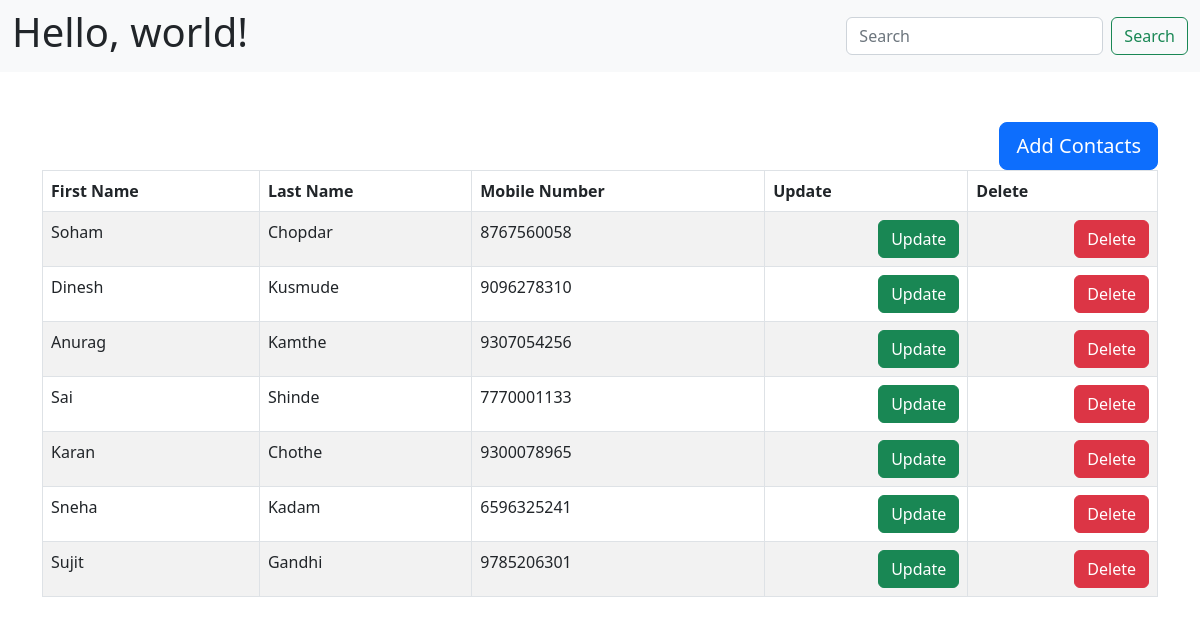
The app's page /demo.php with its own data.
### tables this page shows
CREATE TABLE `contact` (
  `FirstName` varchar(40) NOT NULL,
  `LastName` varchar(40) NOT NULL,
  `Mobile` varchar(10) DEFAULT NULL,
  `Email` varchar(50) NOT NULL
);

### demo.php (the view, shortened to what this page needs)
<?php
include('contact.php');
?>
<!doctype html>
<html lang="en">
<head>
<link href="https://cdn.jsdelivr.net/npm/bootstrap@5.2.3/dist/css/bootstrap.min.css" rel="stylesheet">
<link rel="stylesheet" href="style.css">
</head>
<body>
<nav class="navbar navbar-expand-lg bg-light">
<div class="container-fluid">
<h1>Hello, world!</h1>
    <form class="d-flex" role="search">
    <input class="form-control me-2" type="search" placeholder="Search" aria-label="Search">
    <button class="btn btn-outline-success" type="submit">Search</button>
    </form>
</div>
</nav>
<div class="container">
<div class="box1" style="justify-content:end ; " >
<button class="btn btn-primary btn-lg"  data-toggle="modal" data-target="#exampleModal" style="" >Add Contacts </button>
</div>
<table class="table table-hover table-bordered table-striped" >
    <thead>
<TR>
    <th>First Name</th>
    <th>Last Name</th>
    <th>Mobile Number</th>
    <th>Update</th>
<th>Delete</th>
</TR>
</thead>
<tboby>
<?php
            $query="select * from `contact` ";
            $res=mysqli_query($con,$query);
            if(!$res){
                die("Query Failed....!");
            }
            else{
                while($row=mysqli_fetch_assoc($res))
                {
                    ?>
                <tr>
        <td><?php echo $row['FirstName'];?></td>
        <td><?php echo $row['LastName'];?></td>
        <td><?php echo $row['Mobile'];?></td>
        <td><a href="update.php?mob=<?php echo $row['Mobile'];?>" class="btn btn-success" > Update</a></td>
        <td><a href="delete.php?mob=<?php echo $row['Mobile'];?>" class="btn btn-danger" > Delete</a></td>
    </tr>
                <?php
                }
            }
        ?>
</tboby>
</table>
            </div>
</body>
</html>
<?php
include('footer.php');
?>

### footer.php (shortened to what this page needs)
   </body>
</html>

### style.css (style rules this page uses)
.btn { float: right; }
.container { margin-top: 50px; }

### records on screen
contact: FirstName "Soham", LastName "Chopdar", Mobile "8767560058"
contact: FirstName "Dinesh", LastName "Kusmude", Mobile "9096278310"
contact: FirstName "Anurag", LastName "Kamthe", Mobile "9307054256"
contact: FirstName "Sai", LastName "Shinde", Mobile "7770001133"
contact: FirstName "Karan", LastName "Chothe", Mobile "9300078965"
contact: FirstName "Sneha", LastName "Kadam", Mobile "6596325241"
contact: FirstName "Sujit", LastName "Gandhi", Mobile "9785206301"
